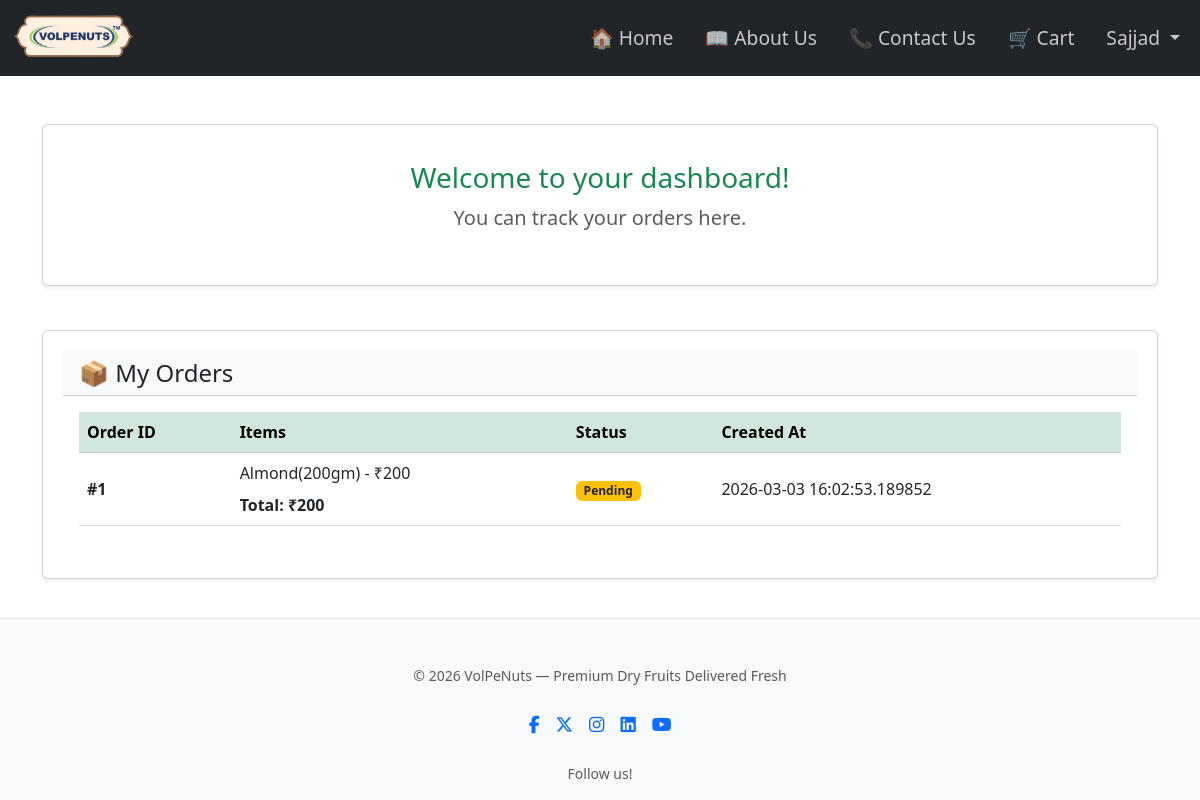
Page /dashboard (signed in) on the committed database.
### models.py (models this page shows, shortened)
class Order(db.Model):
    __tablename__ = "orders"
    id = db.Column(db.Integer, primary_key=True)
    user_id = db.Column(db.Integer, nullable=False)
    user_name = db.Column(db.String(100), nullable=False)
    user_address = db.Column(db.String(200), nullable=False)
    phone_number = db.Column(db.String(20), nullable=False)
    items = db.Column(db.JSON, nullable=False) # store cart items as JSON
    status = db.Column(db.String(20), default="Pending") # Pending, Approved, Cancelled
    created_at = db.Column(db.DateTime, default=datetime.utcnow)

### user_routes.py (the view)
@user_bp.route("/dashboard")
def dashboard():
    user_id = session.get("user_id")
    if not session.get("user_logged_in"):
        flash("Please log in first.", "warning")
        return redirect(url_for("user_bp.user_login"))
    orders = Order.query.filter_by(user_id=user_id).order_by(Order.created_at.desc()).all()
    for order in orders:
        order.total_price = sum(int(item["price"]) for item in order.items)
    return render_template("user_dashboard.html", orders=orders)

### app.py (called while the page is built)
@app.context_processor
def inject_cart():
    return inject_cart_count()

@app.context_processor
def inject_current_year():
    return { 'current_year': datetime.now().year}

### utils.py (called while the page is built)
def inject_cart_count():
    user_id = session.get("user_id")
    cart_key = f"cart_{user_id}" if user_id else "cart"
    cart = session.get(cart_key, [])
    return dict(cart_count=len(cart))

### templates/user_dashboard.html
{% extends "base.html" %}
{% block content %}
<div class="container mt-5">
  <div class="card shadow-sm mb-4 w-100">
    <div class="card-body text-center">
      <h3 class="text-success mb-2">Welcome to your dashboard!</h3>
      <p class="text-muted fs-5">
        You can track your orders here.
      </p>
    </div>
  </div>
  <div class="card shadow-sm w-100">
    <div class="card-header bg-light">
      <h4 class="mb-0">📦 My Orders</h4>
    </div>
    <div class="card-body">
      {% if orders %}
        <div class="table-responsive">
          <table class="table table-hover align-middle">
            <thead class="table-success">
              <tr>
                <th>Order ID</th>
                <th>Items</th>
                <th>Status</th>
                <th>Created At</th>
              </tr>
            </thead>
            <tbody>
              {% for order in orders %}
              <tr>
                <td><strong>#{{ order.id }}</strong></td>
                <td>
                  <ul class="list-unstyled mb-0">
                    {% set total = 0 %}
                    {% for item in order.items %}
                      <li>
                        {{ item.item }}({{ item.weight }}) - ₹{{ item.price }}
                      </li>
                    {% endfor %}
                    <li class="fw-bold mt-2">Total: ₹{{ order.total_price }}</li>
                  </ul>
                </td>
                <td>
                  {% if order.status == "Pending" %}
                    <span class="badge bg-warning text-dark">Pending</span>
                  {% elif order.status == "Approved" %}
                    <span class="badge bg-success">Approved</span>
                  {% else %}
                    <span class="badge bg-danger">Cancelled</span>
                  {% endif %}
                </td>
                <td>{{ order.created_at }}</td>
              </tr>
              {% endfor %}
            </tbody>
          </table>
        </div>
      {% else %}
        <div class="alert alert-info text-center mb-0">
          You have no orders yet.
        </div>
      {% endif %}
    </div>
  </div>
</div>
{% endblock %}

### templates/base.html (shortened to what this page needs)
<!DOCTYPE html>
<html lang="en">
<head>
  <link rel="stylesheet" href="{{ url_for('static', filename='style.css') }}">
  <link href="https://cdn.jsdelivr.net/npm/bootstrap@5.3.0/dist/css/bootstrap.min.css" rel="stylesheet">
  <link rel="stylesheet"
      href="https://cdnjs.cloudflare.com/ajax/libs/font-awesome/6.5.2/css/all.min.css"
>
</head>
<body class="d-flex flex-column min-vh-100">
  <nav class="navbar navbar-expand-lg navbar-dark bg-dark fixed-top">
  <div class="container-fluid">
    <a class="navbar-brand" href="{{ url_for('index') }}">
      <img src="{{ url_for('static', filename='images/logo_volpenuts.png') }}" alt="VolPeNuts Logo" height="50">
    </a>
    <div class="collapse navbar-collapse" id="navbarNav">
      <ul class="navbar-nav ms-auto d-flex gap-3">
        <li class="nav-item">
          <a class="nav-link" href="{{ url_for('index') }}">🏠 Home</a>
        </li>
        <li class="nav-item">
          <a class="nav-link" href="{{ url_for('about') }}">📖 About Us</a>
        </li>
        <li class="nav-item">
            <a class="nav-link" href="{{ url_for('contact') }}">📞 Contact Us</a>
        </li>
        {% if not session.get("user_logged_in") %}
          <li class="nav-item">
            <a class="nav-link" href="{{ url_for('user_bp.user_login') }}">🔐 Login</a>
          </li>
          <li class="nav-item">
            <a class="nav-link" href="{{ url_for('cart_bp.cart') }}">
              🛒 Cart{% if cart_count > 0 %} ({{ cart_count }}){% endif %}
            </a>
          </li>
        {% else %}
          <li class="nav-item">
            <a class="nav-link" href="{{ url_for('cart_bp.cart') }}">
              🛒 Cart{% if cart_count > 0 %} ({{ cart_count }}){% endif %}
            </a>
          </li>
          <li class="nav-item dropdown">
            <a class="nav-link dropdown-toggle" href="#" id="userDropdown"
               role="button" data-bs-toggle="dropdown" aria-expanded="false">
              {{ session.get("username").capitalize() }}
            </a>
          </li>
        {% endif %}
      </ul>
    </div>
  </div>
</nav>
  {% block content %}{% endblock %}
<footer class="bg-light text-center py-3 mt-auto border-top">
  <div class="container d-flex flex-column align-items-center">
    <p class="mb-2 text-muted">
      © {{ current_year }} VolPeNuts — Premium Dry Fruits Delivered Fresh
    </p>
    <div class="social-links d-flex gap-3 justify-content-center" aria-label="Follow us">
      <a href="https://facebook.com/profile.php?id=61585269645408&name=xhp_nt__fb__action__open_user"
         class="text-decoration-none" target="_blank" rel="noopener noreferrer" aria-label="VolPeNuts on Facebook">
      </a>
      <a href="https://twitter.com/YourHandle" class="text-decoration-none" target="_blank" rel="noopener noreferrer" aria-label="VolPeNuts on Twitter/X">
      </a>
      <a href="https://instagram.com/volpenuts" class="text-decoration-none" target="_blank" rel="noopener noreferrer" aria-label="VolPeNuts on Instagram">
      </a>
      <a href="https://linkedin.com/company/YourCompanyId" class="text-decoration-none" target="_blank" rel="noopener noreferrer" aria-label="VolPeNuts on LinkedIn">
      </a>
      <a href="https://youtube.com/@YourChannel" class="text-decoration-none" target="_blank" rel="noopener noreferrer" aria-label="VolPeNuts on YouTube">
      </a>
    </div>
    <p class="mt-2 mb-0 text-muted">Follow us!</p>
  </div>
</footer>
</body>
</html>

### static/style.css (style rules this page uses)
body { font-family: Arial, sans-serif; text-align: center; background-color: #f8f8f8; padding-top: 60px; }
.container { display: flex; justify-content: center; gap: 20px; margin-top: 30px; flex-wrap: wrap; }
.card { background-color: #fff; padding: 20px; border-radius: 10px; box-shadow: 0 4px 12px rgba(0,0,0,0.1); width: 220px; transition: transform 0.2s ease, box-shadow 0.2s ease; }
footer { text-align: center; margin-top: 40px; padding: 20px; background-color: #f8f8f8; color: #333; font-size: 14px; border-top: 1px solid #ccc; }
.navbar-nav .nav-link { color: rgba(255,255,255,0.75); font-weight: 500; transition: color 0.2s ease; }

### templates/base.html (style rules this page uses)
.navbar-nav .nav-link { font-size: 1.2rem; padding: 0.5rem 1rem; }

### rows in the picture
Order: get "Sajjad", id "1", item "Almond", weight "200gm", price "200", total_price "200", status "Pending", created_at "2026-03-03 16:02:53.189852"
